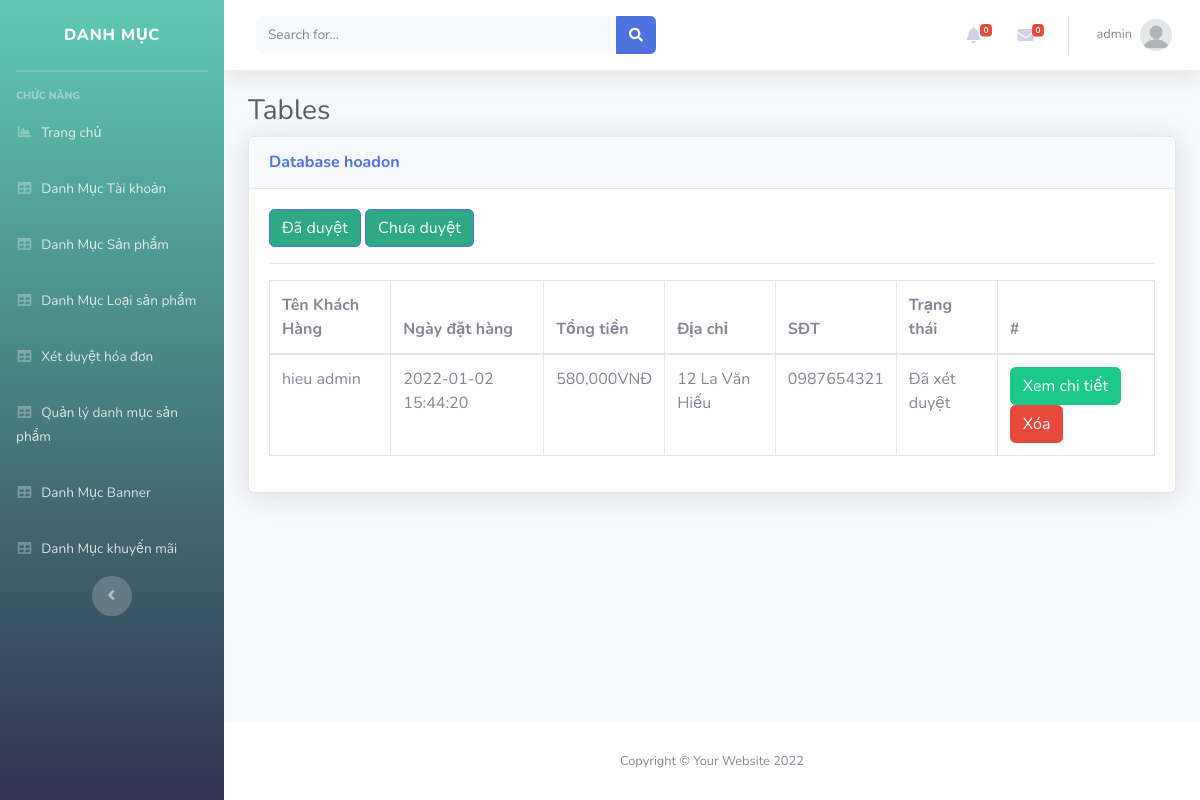
The page /Admin/index.php?mod=hoadon (signed in) on the database as committed earlier.
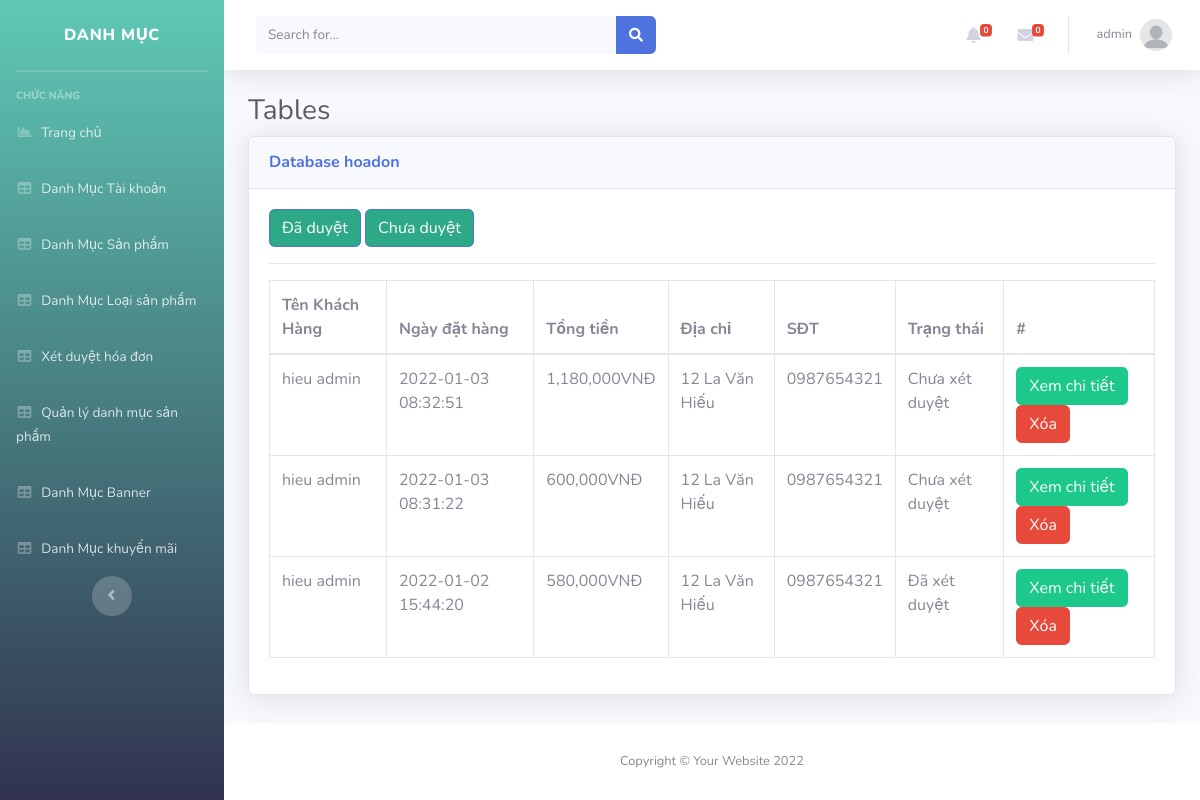
The same page on the database as committed later.
### tables this page shows
CREATE TABLE `hoadon` (
  `MaHD` int(11) NOT NULL,
  `MaND` int(11) NOT NULL,
  `NgayLap` datetime NOT NULL,
  `NguoiNhan` varchar(50) NOT NULL,
  `SDT` varchar(20) NOT NULL,
  `DiaChi` varchar(100) NOT NULL,
  `PhuongThucTT` varchar(20) NOT NULL,
  `TongTien` float NOT NULL,
  `TrangThai` varchar(70) NOT NULL
);

### Admin/MVC/controllers/HoadonController.php (called while the page is built, shortened)
<?php
class HoaDonController
{
    var $hoadon_model;
    public function __construct()
    {
        $this->hoadon_model = new Hoadon();
    }
    function list()
    {
        if (isset($_GET['id'])) {
            $id = $_GET['id'];
            if ($id > 1) {
                $id = 0;
            }
            $data = $this->hoadon_model->trangthai($id);
        } else {
            $data = $this->hoadon_model->All();
        }
        require_once("MVC/Views/Admin/index.php");
    }
}

### Admin/MVC/Models/connection.php (called while the page is built, shortened)
<?php
    class Connection{
        function __construct()
        {
            $severname ="localhost";
            $username ="root";
            $password ="";
            $db_name ="shopbansach";
            $this->conn = new mysqli($severname,$username,$password,$db_name);
        }
    }
?>

### Admin/MVC/Models/model.php (called while the page is built, shortened)
<?php
require_once("connection.php");
class Model
{
    var $table;
    var $contens;
    function __construct()
    {
        $conn_obj = new Connection();
        $this->conn = $conn_obj->conn;
    }
    function All()
    {
        $query = "select * from $this->table ORDER BY $this->contens DESC ";
        require("result.php");
        return $data;
    }
}

### Admin/MVC/Models/result.php (called while the page is built)
<?php
$result = $this->conn->query($query);
$data = array();
while ($row = $result->fetch_assoc()) {
    $data[] = $row;
}
?>

### Admin/MVC/Views/hoadon/list.php (the view, shortened to what this page needs)
<a style="background-color: #2ea987;" href="?mod=hoadon&id=1" type="button" class="btn btn-primary">Đã duyệt</a>
<a style="background-color: #2ea987;" href="?mod=hoadon&id=0" type="button" class="btn btn-primary">Chưa duyệt</a>
<hr>
<table class="table table-bordered" id="dataTable" width="100%" cellspacing="0">
  <thead>
    <tr>
      <th scope="col">Tên Khách Hàng</th>
      <th scope="col">Ngày đặt hàng</th>
      <th scope="col">Tổng tiền</th>
      <th scope="col">Địa chỉ</th>
      <th scope="col">SĐT</th>
      <th scope="col">Trạng thái</th>
      <th>#</th>
    </tr>
  </thead>
  <tbody>
    <?php foreach ($data as $row) { ?>
      <tr>
        <td><?= $row['NguoiNhan'] ?></td>
        <td><?= $row['NgayLap'] ?></td>
        <td><?= number_format($row['TongTien']) ?>VNĐ</td>
        <td><?= $row['DiaChi'] ?></td>
        <td><?= $row['SDT'] ?></td>
        <td><?php if($row['TrangThai']==0){
            echo 'Chưa xét duyệt';
        }else{
            echo 'Đã xét duyệt';
        }
        ?></td>
        <td>
          <a href="?mod=hoadon&act=chitiet&id=<?= $row['MaHD'] ?>" class="btn btn-success" >Xem chi tiết</a>
          <a href="?mod=hoadon&act=delete&id=<?= $row['MaHD'] ?>" onclick="return confirm('Bạn có thật sự muốn xóa ?');" type="button" class="btn btn-danger">Xóa</a>
        </td>
      </tr>
    <?php } ?>
</table>

Rows that differ between the two databases and show on the page:
added hoadon: NguoiNhan "hieu admin", NgayLap "2022-01-03 08:32:51", TongTien "1,180,000", DiaChi "12 La Văn Hiếu", SDT "0987654321", TrangThai "Chưa xét duyệt"
added hoadon: NguoiNhan "hieu admin", NgayLap "2022-01-03 08:31:22", TongTien "600,000", DiaChi "12 La Văn Hiếu", SDT "0987654321", TrangThai "Chưa xét duyệt"
